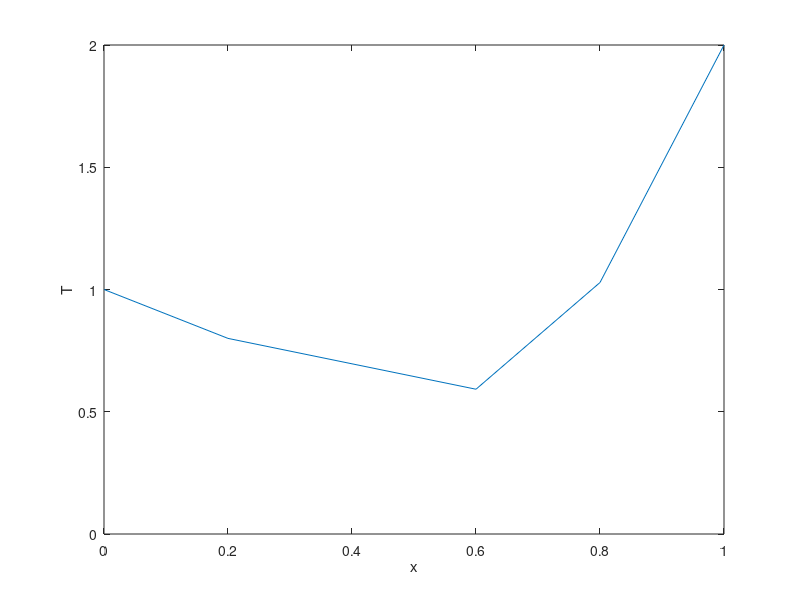

MATLAB code for this plot:
close all
clear all
clc
% ------------------------------------------------
% datos
% nodos de la malla no uniforme
x=[0 0.2 0.6 0.8 1];

% cantidad de nodos
n=length(x);

% condiciones de borde
izq=1;
der=2;

% matriz global
K=zeros(n,n);

% vector de constantes
f=zeros(n,1);

% calcula los nodos en la frontera
% izquierdo
K(1,1)=1;
f(1)=izq;

% derecho
K(n,n)=1;
f(n)=der;

% calcula los nodos internos de la malla
for k=2:n-1
    hp=x(k+1)-x(k);
    hn=x(k)-x(k-1);
    K(k,(k-1:k+1))=[2/(hn*(hp+hn)) (1-2/(hp*hn)) 2/(hp*(hp+hn))];
    f(k)=10*x(k)*(x(k)+1);
end

% resuelve el sistema
phi=K\f;

% grafica la solucion aproximada
figure;
plot(x,phi)
xlabel('x');
ylabel('T');
% ------------------------------------------------